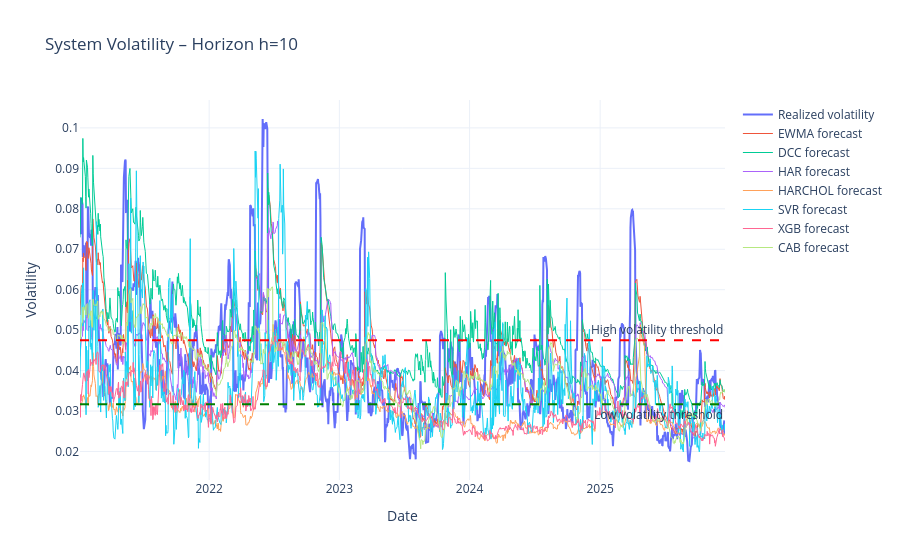

Source (notebook cell):
### Code cell
import plotly.graph_objects as go

fig = go.Figure()

# Realized volatility
fig.add_trace(go.Scatter(
    x=vol_df.index,
    y=vol_df["Realized"],
    mode="lines",
    name="Realized volatility",
    line=dict(width=2)
))

# Model forecasts
for model in models:
    
    fig.add_trace(go.Scatter(
        x=vol_df.index,
        y=vol_df[model],
        mode="lines",
        name=f"{model} forecast",
        line=dict(width=1)
    ))

# Low volatility threshold
fig.add_hline(
    y=low_threshold,
    line_dash="dash",
    line_color="green",
    annotation_text="Low volatility threshold",
    annotation_position="bottom right"
)

# High volatility threshold
fig.add_hline(
    y=high_threshold,
    line_dash="dash",
    line_color="red",
    annotation_text="High volatility threshold",
    annotation_position="top right"
)

fig.update_layout(
    title=f"System Volatility – Horizon h={H}",
    xaxis_title="Date",
    yaxis_title="Volatility",
    hovermode="x unified",
    template="plotly_white"
)

fig.show()

### Figure 1 — Plotly figure (JSON) as saved in the notebook; plotly's stock layout.template omitted (floating-point values rounded to 4 significant figures; data arrays with more than 128 entries replaced by an {"elided": "..."} marker saying what was removed)
{"data": [{"line": {"width": 2}, "mode": "lines", "name": "Realized volatility", "type": "scatter", "x": {"elided": "1246 str values"}, "y": {"elided": "1246 float values"}}, {"line": {"width": 1}, "mode": "lines", "name": "EWMA forecast", "type": "scatter", "x": {"elided": "1246 str values"}, "y": {"elided": "1246 float values"}}, {"line": {"width": 1}, "mode": "lines", "name": "DCC forecast", "type": "scatter", "x": {"elided": "1246 str values"}, "y": {"elided": "1246 float values"}}, {"line": {"width": 1}, "mode": "lines", "name": "HAR forecast", "type": "scatter", "x": {"elided": "1246 str values"}, "y": {"elided": "1246 float values"}}, {"line": {"width": 1}, "mode": "lines", "name": "HARCHOL forecast", "type": "scatter", "x": {"elided": "1246 str values"}, "y": {"elided": "1246 float values"}}, {"line": {"width": 1}, "mode": "lines", "name": "SVR forecast", "type": "scatter", "x": {"elided": "1246 str values"}, "y": {"elided": "1246 float values"}}, {"line": {"width": 1}, "mode": "lines", "name": "XGB forecast", "type": "scatter", "x": {"elided": "1246 str values"}, "y": {"elided": "1246 float values"}}, {"line": {"width": 1}, "mode": "lines", "name": "CAB forecast", "type": "scatter", "x": {"elided": "1246 str values"}, "y": {"elided": "1246 float values"}}], "layout": {"annotations": [{"showarrow": false, "text": "Low volatility threshold", "x": 1, "xanchor": "right", "xref": "x domain", "y": 0.03168, "yanchor": "top", "yref": "y"}, {"showarrow": false, "text": "High volatility threshold", "x": 1, "xanchor": "right", "xref": "x domain", "y": 0.0475, "yanchor": "bottom", "yref": "y"}], "hovermode": "x unified", "shapes": [{"line": {"color": "green", "dash": "dash"}, "type": "line", "x0": 0, "x1": 1, "xref": "x domain", "y0": 0.03168, "y1": 0.03168, "yref": "y"}, {"line": {"color": "red", "dash": "dash"}, "type": "line", "x0": 0, "x1": 1, "xref": "x domain", "y0": 0.0475, "y1": 0.0475, "yref": "y"}], "title": {"text": "System Volatility – Horizon h=10"}, "xaxis": {"title": {"text": "Date"}}, "yaxis": {"title": {"text": "Volatility"}}}}
